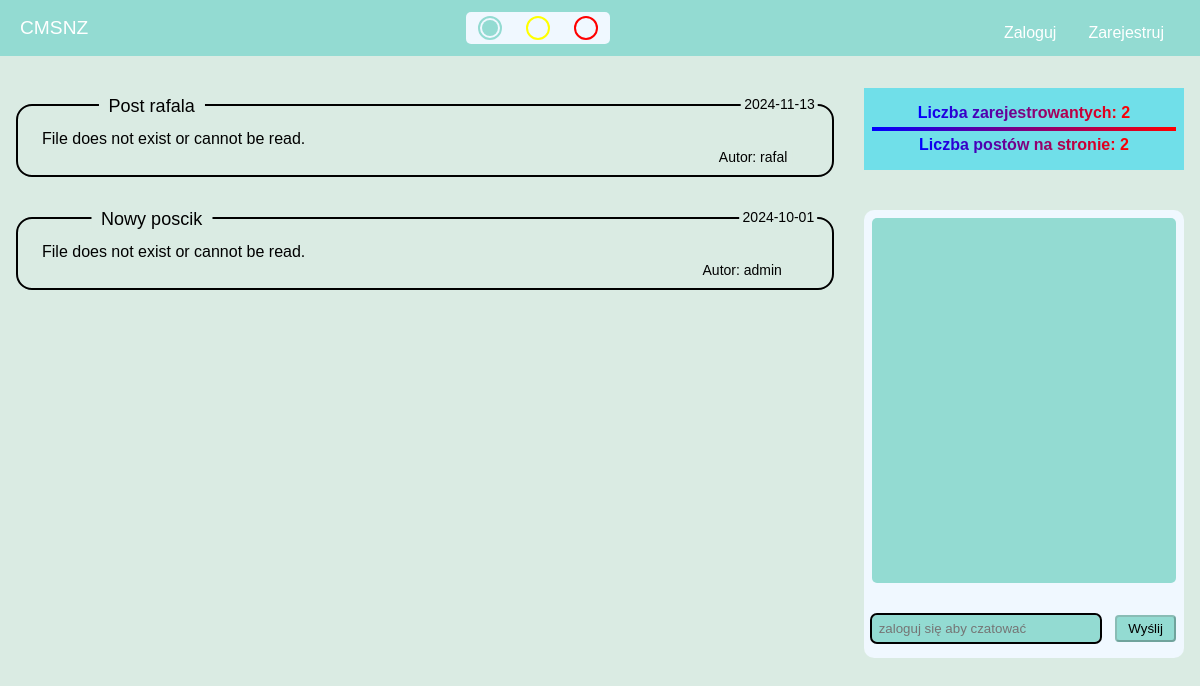
Before: / with the older database file.
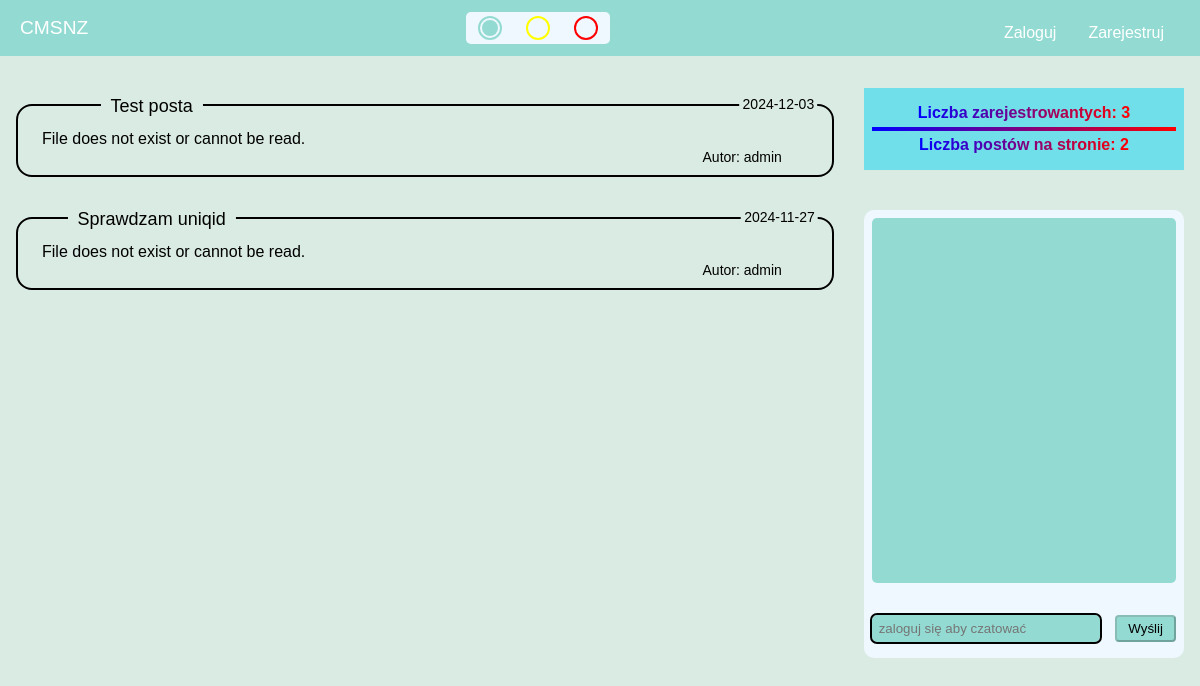
After: the same page with the newer database file.
### tables this page shows
CREATE TABLE `posts` (
  `ID` int(11) NOT NULL,
  `title` text NOT NULL,
  `content` text NOT NULL,
  `autor` int(11) NOT NULL,
  `date` date NOT NULL,
  `added` datetime NOT NULL DEFAULT current_timestamp(),
  `private` tinyint(1) DEFAULT NULL
);

CREATE TABLE `users` (
  `ID` int(10) UNSIGNED NOT NULL,
  `username` text NOT NULL,
  `email` text NOT NULL,
  `password` text NOT NULL,
  `active` tinyint(1) NOT NULL,
  `added` datetime NOT NULL DEFAULT current_timestamp(),
  `is_admin` tinyint(1) DEFAULT NULL
);

### index.php (the view, shortened to what this page needs)
<?php
include('importy/bazadanych.php');
include('importy/header.php');
    if ($stm = $connect->prepare('SELECT COUNT(ID) as liczbaUzytkownikow FROM users WHERE is_admin != 1;')) {
        $stm->execute();
        $result = $stm->get_result();
        $usersnum = $result->fetch_assoc();
    }
    if (isset($_SESSION['username'])) {
        if ($stm = $connect->prepare('SELECT COUNT(ID) as liczbaPostow FROM posts')) {
            $stm->execute();
            $result = $stm->get_result();
            $postsnum = $result->fetch_assoc();
        }
    }
    else {
        if ($stm = $connect->prepare('SELECT COUNT(ID) as liczbaPostow FROM posts WHERE private = 0')) {
            $stm->execute();
            $result = $stm->get_result();
            $postsnum = $result->fetch_assoc();
        }
    }
if ($stm = $connect->prepare('SELECT * FROM posts JOIN users ON users.ID = posts.autor ORDER BY posts.added DESC;')) {
    $stm->execute();
    $result = $stm->get_result();
?>
<div class="width-10">
    <div class="row">
        <div class="relative-width md-10">
            <?php
            if ($result->num_rows > 0) {
                $postCounter = 1;
                while ($record = $result->fetch_assoc()) {
                    $isPrivate = $record['private'] == 1;
                    $canView = $isPrivate ? isset($_SESSION['username']) : true;
                    if ($canView) { ?>
            <div class="post" style="--order: <?php echo $postCounter; ?>">
                <span class="post-title"><?php echo $record['title']; ?></span>
                <span class="post-date"><?php echo $record['date']; ?></span>
                <span class="post-autor">Autor: <?php echo $record['username']; ?></span>
                <div class="post-content post-hidden" aria-expanded="false">
                    <?php
                                if (file_exists($record['content']) && is_readable($record['content'])) {
                                    $content = file_get_contents($record['content']);
                                    $Parsedown = new Parsedown();
                                    echo nl2br($Parsedown->text($content));
                                } else {
                                    echo "File does not exist or cannot be read.";
                                }
                            ?>
                </div>
            </div>
            <?php }
                    $postCounter++;
                } ?>
        </div>
        <div class="right">
            <div class="info">
                <span class="gradient-text">Liczba zarejestrowantych:
                    <?php echo $usersnum['liczbaUzytkownikow']?>
                </span>
                <hr>
                <span class="gradient-text">Liczba postów na stronie:
                    <?php echo $postsnum['liczbaPostow']?>
                </span>
            </div>
            <form class="czat" method="post">
                <div class="bottominput">
                    <input type="text" name="wiadomosc" id="inputsend" <?php
                    if (!isset($_SESSION['username'])) {
                            echo "placeholder='zaloguj się aby czatować' readonly";
                        }
                    ?>>
                    <button type="submit" class='btn-send' <?php
                        if (!isset($_SESSION['username'])) {
                            echo "disabled";
                        }
                    ?>>Wyślij</button>
                </div>
                <div class="chatcontent" id="chatcontent">
                </div>
            </form>
        </div>
    </div>
</div>
<?php
    }
}
else {
    echo'statement problem nie można przygotować';
}
        ?>
<?php
include("importy/footer.php");
?>

### importy/header.php (shortened to what this page needs)
<!DOCTYPE html>
<html lang="pl">
<head>
    <link rel="stylesheet" href="https://cdnjs.cloudflare.com/ajax/libs/font-awesome/6.0.0/css/all.min.css" />
    <link rel="stylesheet" href="/cms/css/general.css" />
    <link rel="stylesheet" href="/cms/css/menu.css" />
    <link rel="stylesheet" href="/cms/css/tosty.css" />
</head>
<body>
    <header>
        <nav>
            <a href="/cms/" class="pagelogo">CMSNZ</a>
            <div class="themes">
                <input type="radio" name="theme" id="domyslny" class="theme-input" checked>
                <input type="radio" name="theme" id="kontrast" class="theme-input">
                <input type="radio" name="theme" id="alter" class="theme-input">
            </div>
            <ul id="menu">
                <?php
                if(!isset($_SESSION["username"])){
            ?>
                <li class="indent">
                    <a href="/cms/login.php">Zaloguj</a>
                </li>
                <li class="indent">
                    <a href="/cms/register.php">Zarejestruj</a>
                </li>
                <?php
                }
            ?>
            </ul>
        </nav>
    </header>

### importy/footer.php (shortened to what this page needs)
</body>
</html>

### css/general.css (style rules this page uses)
*, *::after, *::before { padding: 0; margin: 0; box-sizing: border-box; }
:root { --color-back: #DAEBE3; --color-panel: #c1d497; --form-outline: #007bff; --text-white: #ffffff; --text-black: #000000; --table-odd: #e2cac1; --table-even: #e2dcd6; --odd-hover: #F3C3B2; --even-hover: #FDE8D3; --form-border: #ccc; --select-white: white; --chat-color: aliceblue; --gradient-from: red; --gradient-to: blue; }
body { font-family: Arial, sans-serif; margin: 0; padding: 0; background-color: var(--color-back); }
.row { display: flex; justify-content: space-between; align-items: flex-start; padding-left: 1em; padding-right: 1em; width: 100%; }
.md-10 { padding: 2em 0em 2em; }
span { white-space: nowrap; }
.post { border: 2px solid var(--text-black); border-radius: 1em; position: relative; padding: 1em; margin: 1em 0 2.5em; width: 100%; animation: dropIn 2s ease forwards; animation-delay: calc(var(--order) * 150ms); color: var(--text-black); }
span { z-index: 1; }
.post-title { position: absolute; top: -10px; left: 12%; transform: translateX(-50%); background-color: var(--color-back); padding: 0 10px; font-size: 18px; text-align: left; margin-left: 2em; }
.post-title::first-letter { text-transform: uppercase; }
.post-date { position: absolute; top: -10px; right: -3%; transform: translateX(-50%); background-color: var(--color-back); padding: 0 3px; font-size: 14px; }
.post-autor { position: absolute; bottom: 10px; right: 0; transform: translateX(-50%); background-color: var(--color-back); padding: 0 5px; font-size: 14px; }
.post-content { margin: 0.5em 0.5em 0.7em; padding-right: 2em; width: 100%; overflow: hidden; display: -webkit-box; line-clamp: 2; -webkit-line-clamp: 3; -webkit-box-orient: vertical; transition: max-height 3s ease; }
.info { background-color: var(--color-panel); top: 4em; color: var(--text-white); padding: 1em 0.5em 1em; font-weight: bold; margin-left: 1em; white-space: nowrap; width: 20em; text-align: center; }
.info .gradient-text { background: linear-gradient(to left, var(--gradient-from),var(--gradient-to)); background-clip: text; -webkit-background-clip: text; -webkit-text-fill-color: transparent; }
.info hr { margin: 5px 0 5px; background: linear-gradient(to left, var(--gradient-from),var(--gradient-to)); height: 4px; border: none; }
.right { margin-left: auto; margin-top: 2em; }
.relative-width { width: 70%; }
.themes { display: flex; width: fit-content; margin-inline: auto; gap: 2em; width: 9em; height: 2em; padding: 0.5em 1em; background-color: var(--chat-color); border-radius: 5px; }
.themes input[type="radio"] { appearance: none; width: 1.2em; height: 1.2em; outline: 2px solid var(--radio-color, currentColor); outline-offset: 2px; border-radius: 50%; }
.themes input[type="radio"]:checked { background-color: var(--radio-color); }
input[type="radio"]#domyslny { --radio-color: #93dbd2; }
input[type="radio"]#kontrast { --radio-color: yellow; }
input[type="radio"]#alter { --radio-color: red; }
:root:has(#domyslny:checked) { --color-back: #DAEBE3; --color-panel: #70dfe9; --form-outline: #007bff; --text-white: #ffffff; --text-black: #000000; --table-odd: #e2cac1; --table-even: #e2dcd6; --odd-hover: #F3C3B2; --even-hover: #FDE8D3; --form-border: #ccc; --select-white: white; --chat-color: aliceblue; --gradient-from: red; --gradient-to: blue; }
.czat { width: 20em; height: 28em; background-color: var(--chat-color); margin-left: 1em; margin-top: 2.5em; color: var(--text-black); display: flex; flex-direction: column-reverse; padding: 0.5em 0.5em 1em; border-radius: 10px; }
.bottominput { display: flex; justify-content: space-between; }
#inputsend { width: 75%; height: 2em; padding: 0.5em; border-radius: 5px; border: none; outline: 2px solid var(--text-black); background-color: var(--color-header); color: var(--text-black); }
.btn-send { width: 20%; height: 2em; color: var(--text-black); border-radius: 4px; background-color: var(--color-header); transition: .5s; }
.chatcontent { width: 100%; height: 100%; overflow-y: auto; background-color: var(--color-header); margin-bottom: 2em; border-radius: 5px; padding: 0.2em; display: flex; flex-direction: column-reverse; }

Changed rows visible on the page:
removed posts: title "Post rafala", date "2024-11-13", users.username "rafal", shows "File does not exist or cannot be read."
removed posts: title "Nowy poscik", date "2024-10-01", users.username "admin", shows "File does not exist or cannot be read."
added posts: title "test posta", date "2024-12-03", users.username "admin", shows "File does not exist or cannot be read."
added posts: title "sprawdzam uniqid", date "2024-11-27", users.username "admin", shows "File does not exist or cannot be read."
Other visible differences:
$usersnum['liczbaUzytkownikow']: "2" → "3"
